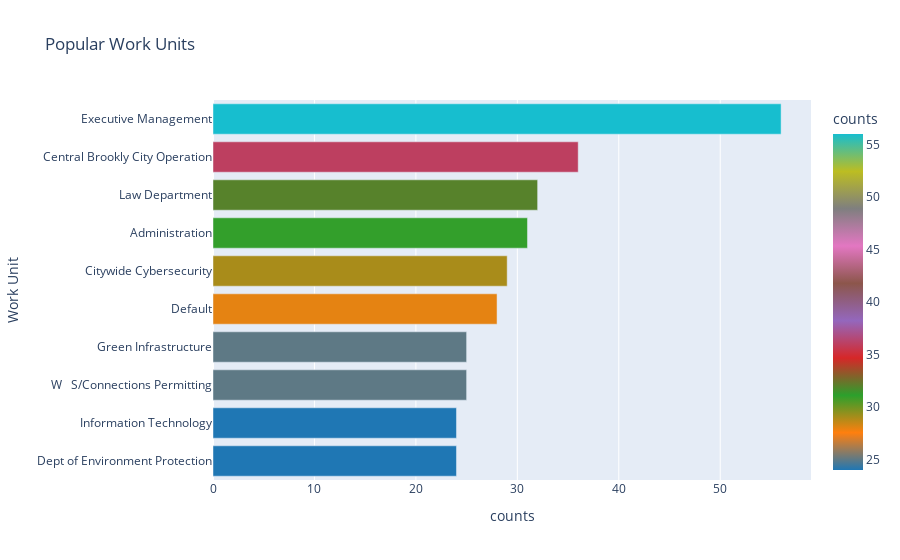

This figure's notebook cell:
### Code cell
top_work_unitdf = df['Division/Work Unit'].value_counts().rename_axis('Work Unit').reset_index(name='counts')[:10]

fig = px.bar(top_work_unitdf, y="Work Unit", x='counts', orientation='h', title = "Popular Work Units",color=  "counts", color_continuous_scale=px.colors.qualitative.D3).update_yaxes(categoryorder="total ascending")

fig.show()

### Figure 1 — Plotly figure (JSON) as saved in the notebook; plotly's stock layout.template omitted (floating-point values rounded to 4 significant figures)
{"data": [{"alignmentgroup": "True", "hovertemplate": "counts=%{marker.color}<br>Work Unit=%{y}<extra></extra>", "legendgroup": "", "marker": {"color": [56, 36, 32, 31, 29, 28, 25, 25, 24, 24], "coloraxis": "coloraxis", "pattern": {"shape": ""}}, "name": "", "offsetgroup": "", "orientation": "h", "showlegend": false, "textposition": "auto", "x": [56, 36, 32, 31, 29, 28, 25, 25, 24, 24], "xaxis": "x", "y": ["Executive Management", "Central Brookly City Operation", "Law Department", "Administration", "Citywide Cybersecurity", "Default", "W   S/Connections Permitting", "Green Infrastructure", "Dept of Environment Protection", "Information Technology"], "yaxis": "y", "type": "bar"}], "layout": {"xaxis": {"anchor": "y", "domain": [0, 1], "title": {"text": "counts"}, "type": "linear", "range": [0, 58.95], "autorange": true}, "yaxis": {"anchor": "x", "domain": [0, 1], "title": {"text": "Work Unit"}, "categoryorder": "total ascending", "type": "category", "range": [-0.5, 9.5], "autorange": true}, "coloraxis": {"colorbar": {"title": {"text": "counts"}}, "colorscale": [[0, "#1F77B4"], [0.1111, "#FF7F0E"], [0.2222, "#2CA02C"], [0.3333, "#D62728"], [0.4444, "#9467BD"], [0.5556, "#8C564B"], [0.6667, "#E377C2"], [0.7778, "#7F7F7F"], [0.8889, "#BCBD22"], [1, "#17BECF"]]}, "legend": {"tracegroupgap": 0}, "title": {"text": "Popular Work Units"}, "barmode": "relative", "autosize": true}}
